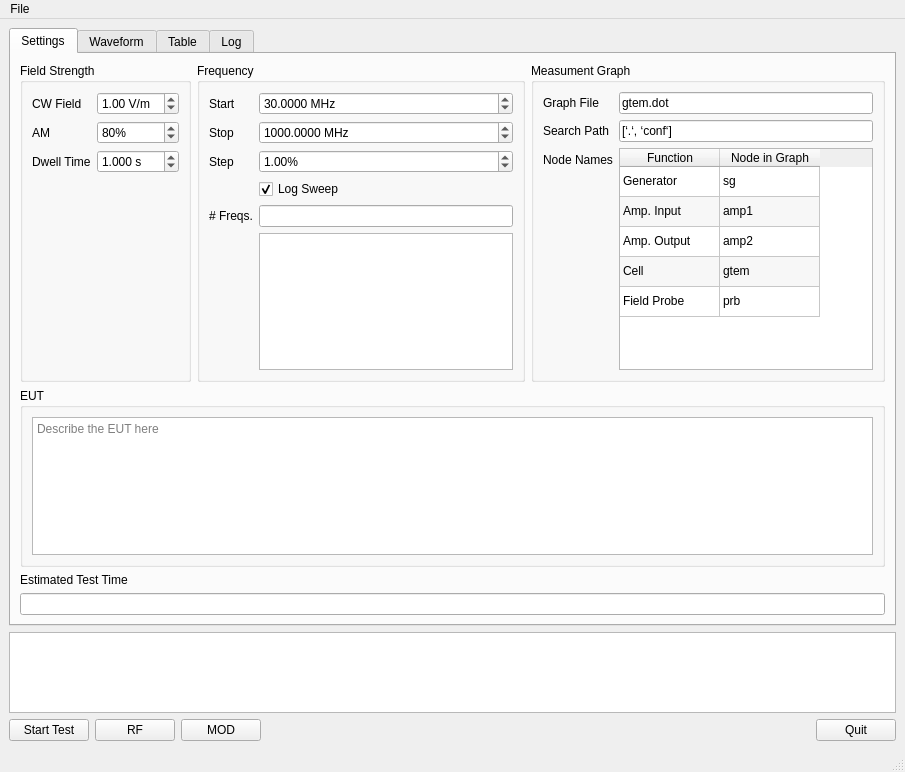
<?xml version="1.0" encoding="UTF-8"?>
<ui version="4.0">
 <class>MainWindow</class>
 <widget class="QMainWindow" name="MainWindow">
  <property name="geometry">
   <rect>
    <x>0</x>
    <y>0</y>
    <width>905</width>
    <height>772</height>
   </rect>
  </property>
  <property name="windowTitle">
   <string>MainWindow</string>
  </property>
  <widget class="QWidget" name="centralwidget">
   <layout class="QGridLayout" name="gridLayout_2">
    <item row="0" column="0">
     <layout class="QGridLayout" name="centralwidget_gridLayout">
      <item row="2" column="0">
       <layout class="QHBoxLayout" name="main_buttons_horizontalLayout">
        <item>
         <widget class="QPushButton" name="start_pause_pushButton">
          <property name="text">
           <string>Start Test</string>
          </property>
         </widget>
        </item>
        <item>
         <widget class="QPushButton" name="rf_pushButton">
          <property name="text">
           <string>RF</string>
          </property>
          <property name="checkable">
           <bool>true</bool>
          </property>
         </widget>
        </item>
        <item>
         <widget class="QPushButton" name="modulation_pushButton">
          <property name="text">
           <string>MOD</string>
          </property>
          <property name="checkable">
           <bool>true</bool>
          </property>
         </widget>
        </item>
        <item>
         <spacer name="main_buttons_horizontalSpacer">
          <property name="orientation">
           <enum>Qt::Orientation::Horizontal</enum>
          </property>
          <property name="sizeHint" stdset="0">
           <size>
            <width>40</width>
            <height>20</height>
           </size>
          </property>
         </spacer>
        </item>
        <item>
         <widget class="QPushButton" name="quit_pushButton">
          <property name="text">
           <string>Quit</string>
          </property>
         </widget>
        </item>
       </layout>
      </item>
      <item row="1" column="0">
       <widget class="QPlainTextEdit" name="permanent_log_plainTextEdit">
        <property name="acceptDrops">
         <bool>false</bool>
        </property>
        <property name="readOnly">
         <bool>true</bool>
        </property>
       </widget>
      </item>
      <item row="0" column="0">
       <widget class="QTabWidget" name="centralwidget_tabWidget">
        <property name="currentIndex">
         <number>0</number>
        </property>
        <widget class="QWidget" name="settings_tab">
         <attribute name="title">
          <string>Settings</string>
         </attribute>
         <layout class="QVBoxLayout" name="verticalLayout">
          <item>
           <layout class="QHBoxLayout" name="settings_tab_horizontalLayout">
            <item>
             <widget class="QGroupBox" name="field_strengh_groupBox">
              <property name="title">
               <string>Field Strength</string>
              </property>
              <layout class="QGridLayout" name="gridLayout_3">
               <item row="0" column="0">
                <layout class="QFormLayout" name="field_strength_formLayout">
                 <item row="0" column="0">
                  <widget class="QLabel" name="cw_label">
                   <property name="text">
                    <string>CW Field</string>
                   </property>
                   <property name="buddy">
                    <cstring>cw_doubleSpinBox</cstring>
                   </property>
                  </widget>
                 </item>
                 <item row="1" column="0">
                  <widget class="QLabel" name="am_label">
                   <property name="text">
                    <string>AM</string>
                   </property>
                   <property name="buddy">
                    <cstring>am_spinBox</cstring>
                   </property>
                  </widget>
                 </item>
                 <item row="1" column="1">
                  <widget class="QSpinBox" name="am_spinBox">
                   <property name="wrapping">
                    <bool>true</bool>
                   </property>
                   <property name="suffix">
                    <string>%</string>
                   </property>
                   <property name="maximum">
                    <number>100</number>
                   </property>
                   <property name="value">
                    <number>80</number>
                   </property>
                  </widget>
                 </item>
                 <item row="0" column="1">
                  <widget class="QDoubleSpinBox" name="cw_doubleSpinBox">
                   <property name="suffix">
                    <string> V/m</string>
                   </property>
                   <property name="value">
                    <double>1.000000000000000</double>
                   </property>
                  </widget>
                 </item>
                 <item row="2" column="0">
                  <widget class="QLabel" name="dwell_time_label">
                   <property name="text">
                    <string>Dwell Time</string>
                   </property>
                   <property name="buddy">
                    <cstring>dwell_time_doubleSpinBox</cstring>
                   </property>
                  </widget>
                 </item>
                 <item row="2" column="1">
                  <widget class="QDoubleSpinBox" name="dwell_time_doubleSpinBox">
                   <property name="suffix">
                    <string> s</string>
                   </property>
                   <property name="decimals">
                    <number>3</number>
                   </property>
                   <property name="maximum">
                    <double>999.999000000000024</double>
                   </property>
                   <property name="value">
                    <double>1.000000000000000</double>
                   </property>
                  </widget>
                 </item>
                </layout>
               </item>
              </layout>
             </widget>
            </item>
            <item>
             <widget class="QGroupBox" name="frequency_groupBox">
              <property name="title">
               <string>Frequency</string>
              </property>
              <layout class="QGridLayout" name="gridLayout_6">
               <item row="0" column="0">
                <layout class="QFormLayout" name="frequency_ormLayout">
                 <item row="0" column="0">
                  <widget class="QLabel" name="freq_start_label">
                   <property name="text">
                    <string>Start</string>
                   </property>
                   <property name="buddy">
                    <cstring>freq_start_doubleSpinBox</cstring>
                   </property>
                  </widget>
                 </item>
                 <item row="0" column="1">
                  <widget class="QDoubleSpinBox" name="freq_start_doubleSpinBox">
                   <property name="suffix">
                    <string> MHz</string>
                   </property>
                   <property name="decimals">
                    <number>4</number>
                   </property>
                   <property name="maximum">
                    <double>99999.999899999995250</double>
                   </property>
                   <property name="singleStep">
                    <double>1.000000000000000</double>
                   </property>
                   <property name="value">
                    <double>30.000000000000000</double>
                   </property>
                  </widget>
                 </item>
                 <item row="1" column="0">
                  <widget class="QLabel" name="freq_stop_label">
                   <property name="text">
                    <string>Stop</string>
                   </property>
                   <property name="buddy">
                    <cstring>freq_stop_doubleSpinBox</cstring>
                   </property>
                  </widget>
                 </item>
                 <item row="1" column="1">
                  <widget class="QDoubleSpinBox" name="freq_stop_doubleSpinBox">
                   <property name="suffix">
                    <string> MHz</string>
                   </property>
                   <property name="decimals">
                    <number>4</number>
                   </property>
                   <property name="maximum">
                    <double>99999.990000000005239</double>
                   </property>
                   <property name="value">
                    <double>1000.000000000000000</double>
                   </property>
                  </widget>
                 </item>
                 <item row="2" column="0">
                  <widget class="QLabel" name="freq_step_label">
                   <property name="text">
                    <string>Step</string>
                   </property>
                   <property name="buddy">
                    <cstring>freq_step_doubleSpinBox</cstring>
                   </property>
                  </widget>
                 </item>
                 <item row="2" column="1">
                  <widget class="QDoubleSpinBox" name="freq_step_doubleSpinBox">
                   <property name="suffix">
                    <string>%</string>
                   </property>
                   <property name="value">
                    <double>1.000000000000000</double>
                   </property>
                  </widget>
                 </item>
                 <item row="3" column="1">
                  <widget class="QCheckBox" name="log_sweep_checkBox">
                   <property name="text">
                    <string>Log Sweep</string>
                   </property>
                   <property name="checked">
                    <bool>true</bool>
                   </property>
                  </widget>
                 </item>
                 <item row="4" column="0">
                  <widget class="QLabel" name="nr_freqs_label">
                   <property name="text">
                    <string># Freqs.</string>
                   </property>
                  </widget>
                 </item>
                 <item row="4" column="1">
                  <widget class="QLineEdit" name="nr_freqs_lineEdit">
                   <property name="readOnly">
                    <bool>true</bool>
                   </property>
                  </widget>
                 </item>
                 <item row="5" column="1">
                  <widget class="QPlainTextEdit" name="freqs_plainTextEdit">
                   <property name="acceptDrops">
                    <bool>false</bool>
                   </property>
                   <property name="readOnly">
                    <bool>true</bool>
                   </property>
                  </widget>
                 </item>
                </layout>
               </item>
              </layout>
             </widget>
            </item>
            <item>
             <widget class="QGroupBox" name="settings_groupBox">
              <property name="title">
               <string>Measument Graph</string>
              </property>
              <layout class="QGridLayout" name="gridLayout_5">
               <item row="0" column="0">
                <layout class="QFormLayout" name="settings_formLayout">
                 <item row="1" column="0">
                  <widget class="QLabel" name="graph_file_label">
                   <property name="text">
                    <string>Graph File</string>
                   </property>
                   <property name="buddy">
                    <cstring>graph_file_lineEdit</cstring>
                   </property>
                  </widget>
                 </item>
                 <item row="1" column="1">
                  <widget class="QLineEdit" name="graph_file_lineEdit">
                   <property name="text">
                    <string>gtem.dot</string>
                   </property>
                   <property name="readOnly">
                    <bool>true</bool>
                   </property>
                  </widget>
                 </item>
                 <item row="2" column="0">
                  <widget class="QLabel" name="search_path_label">
                   <property name="text">
                    <string>Search Path</string>
                   </property>
                   <property name="buddy">
                    <cstring>search_path_lineEdit</cstring>
                   </property>
                  </widget>
                 </item>
                 <item row="2" column="1">
                  <widget class="QLineEdit" name="search_path_lineEdit">
                   <property name="text">
                    <string>[‘.‘, ‘conf‘]</string>
                   </property>
                   <property name="readOnly">
                    <bool>true</bool>
                   </property>
                  </widget>
                 </item>
                 <item row="3" column="0">
                  <widget class="QLabel" name="node_names_label">
                   <property name="text">
                    <string>Node Names</string>
                   </property>
                  </widget>
                 </item>
                 <item row="3" column="1">
                  <widget class="QTableWidget" name="node_names_tableWidget">
                   <property name="alternatingRowColors">
                    <bool>true</bool>
                   </property>
                   <property name="verticalScrollMode">
                    <enum>QAbstractItemView::ScrollMode::ScrollPerItem</enum>
                   </property>
                   <property name="rowCount">
                    <number>5</number>
                   </property>
                   <property name="columnCount">
                    <number>2</number>
                   </property>
                   <attribute name="verticalHeaderVisible">
                    <bool>false</bool>
                   </attribute>
                   <row/>
                   <row/>
                   <row/>
                   <row/>
                   <row/>
                   <column>
                    <property name="text">
                     <string>Function</string>
                    </property>
                   </column>
                   <column>
                    <property name="text">
                     <string>Node in Graph</string>
                    </property>
                   </column>
                   <item row="0" column="0">
                    <property name="text">
                     <string>Generator</string>
                    </property>
                    <property name="flags">
                     <set>ItemIsDragEnabled|ItemIsDropEnabled|ItemIsEnabled</set>
                    </property>
                   </item>
                   <item row="0" column="1">
                    <property name="text">
                     <string>sg</string>
                    </property>
                   </item>
                   <item row="1" column="0">
                    <property name="text">
                     <string>Amp. Input</string>
                    </property>
                    <property name="flags">
                     <set>ItemIsDragEnabled|ItemIsDropEnabled|ItemIsEnabled</set>
                    </property>
                   </item>
                   <item row="1" column="1">
                    <property name="text">
                     <string>amp1</string>
                    </property>
                   </item>
                   <item row="2" column="0">
                    <property name="text">
                     <string>Amp. Output</string>
                    </property>
                    <property name="flags">
                     <set>ItemIsDragEnabled|ItemIsDropEnabled|ItemIsEnabled</set>
                    </property>
                   </item>
                   <item row="2" column="1">
                    <property name="text">
                     <string>amp2</string>
                    </property>
                   </item>
                   <item row="3" column="0">
                    <property name="text">
                     <string>Cell</string>
                    </property>
                    <property name="flags">
                     <set>ItemIsDragEnabled|ItemIsDropEnabled|ItemIsEnabled</set>
                    </property>
                   </item>
                   <item row="3" column="1">
                    <property name="text">
                     <string>gtem</string>
                    </property>
                   </item>
                   <item row="4" column="0">
                    <property name="text">
                     <string>Field Probe</string>
                    </property>
                    <property name="flags">
                     <set>ItemIsDragEnabled|ItemIsDropEnabled|ItemIsEnabled</set>
                    </property>
                   </item>
                   <item row="4" column="1">
                    <property name="text">
                     <string>prb</string>
                    </property>
                   </item>
                  </widget>
                 </item>
                </layout>
               </item>
              </layout>
             </widget>
            </item>
           </layout>
          </item>
          <item>
           <widget class="QGroupBox" name="EUT_groupBox">
            <property name="title">
             <string>EUT</string>
            </property>
            <layout class="QVBoxLayout" name="verticalLayout_2">
             <item>
              <widget class="QPlainTextEdit" name="EUT_plainTextEdit">
               <property name="placeholderText">
                <string>Describe the EUT here</string>
               </property>
              </widget>
             </item>
            </layout>
           </widget>
          </item>
          <item>
           <widget class="QLabel" name="est_time_label">
            <property name="text">
             <string>Estimated Test Time</string>
            </property>
           </widget>
          </item>
          <item>
           <widget class="QLineEdit" name="est_time_lineEdit">
            <property name="readOnly">
             <bool>true</bool>
            </property>
           </widget>
          </item>
         </layout>
        </widget>
        <widget class="QWidget" name="waveform_tab">
         <attribute name="title">
          <string>Waveform</string>
         </attribute>
         <layout class="QGridLayout" name="gridLayout_7">
          <item row="0" column="0">
           <widget class="QScrollArea" name="waveform_scrollArea">
            <property name="widgetResizable">
             <bool>true</bool>
            </property>
            <widget class="QWidget" name="waveform_scrollAreaWidgetContents">
             <property name="geometry">
              <rect>
               <x>0</x>
               <y>0</y>
               <width>831</width>
               <height>488</height>
              </rect>
             </property>
            </widget>
           </widget>
          </item>
         </layout>
        </widget>
        <widget class="QWidget" name="table_tab">
         <attribute name="title">
          <string>Table</string>
         </attribute>
         <layout class="QGridLayout" name="gridLayout">
          <item row="0" column="0">
           <layout class="QGridLayout" name="gridLayout_8">
            <item row="0" column="1">
             <widget class="QWidget" name="widget" native="true">
              <layout class="QGridLayout" name="gridLayout_4">
               <item row="0" column="0" alignment="Qt::AlignmentFlag::AlignTop">
                <widget class="QPushButton" name="save_table_pushButton">
                 <property name="text">
                  <string>Save</string>
                 </property>
                </widget>
               </item>
               <item row="1" column="0">
                <widget class="QPushButton" name="clear_table_pushButton">
                 <property name="text">
                  <string>Clear</string>
                 </property>
                </widget>
               </item>
               <item row="2" column="0">
                <spacer name="verticalSpacer">
                 <property name="orientation">
                  <enum>Qt::Orientation::Vertical</enum>
                 </property>
                 <property name="sizeHint" stdset="0">
                  <size>
                   <width>20</width>
                   <height>40</height>
                  </size>
                 </property>
                </spacer>
               </item>
              </layout>
             </widget>
            </item>
            <item row="0" column="0">
             <widget class="QTableWidget" name="table_tableWidget">
              <column>
               <property name="text">
                <string>Time</string>
               </property>
              </column>
              <column>
               <property name="text">
                <string>Frequency [MHz]</string>
               </property>
              </column>
              <column>
               <property name="text">
                <string>CW E-Field [V/m]</string>
               </property>
              </column>
              <column>
               <property name="text">
                <string>Status</string>
               </property>
              </column>
             </widget>
            </item>
           </layout>
          </item>
         </layout>
        </widget>
        <widget class="QWidget" name="log_tab">
         <attribute name="title">
          <string>Log</string>
         </attribute>
         <layout class="QGridLayout" name="gridLayout_9">
          <item row="0" column="0">
           <widget class="QPlainTextEdit" name="logtab_log_plainTextEdit">
            <property name="readOnly">
             <bool>true</bool>
            </property>
           </widget>
          </item>
         </layout>
        </widget>
       </widget>
      </item>
     </layout>
    </item>
   </layout>
  </widget>
  <widget class="QMenuBar" name="menubar">
   <property name="geometry">
    <rect>
     <x>0</x>
     <y>0</y>
     <width>905</width>
     <height>37</height>
    </rect>
   </property>
   <widget class="QMenu" name="menuFile">
    <property name="title">
     <string>File</string>
    </property>
    <addaction name="actionAbout"/>
    <addaction name="actionLoad_Graph"/>
    <addaction name="separator"/>
    <addaction name="actionQuit"/>
   </widget>
   <addaction name="menuFile"/>
  </widget>
  <widget class="QStatusBar" name="statusbar"/>
  <action name="actionAbout">
   <property name="text">
    <string>About ...</string>
   </property>
  </action>
  <action name="actionQuit">
   <property name="icon">
    <iconset theme="QIcon::ThemeIcon::ApplicationExit"/>
   </property>
   <property name="text">
    <string>Quit</string>
   </property>
   <property name="shortcut">
    <string>Meta+Q</string>
   </property>
   <property name="menuRole">
    <enum>QAction::MenuRole::QuitRole</enum>
   </property>
  </action>
  <action name="actionLoad_Graph">
   <property name="text">
    <string>Load Graph ...</string>
   </property>
  </action>
 </widget>
 <tabstops>
  <tabstop>cw_doubleSpinBox</tabstop>
  <tabstop>am_spinBox</tabstop>
  <tabstop>dwell_time_doubleSpinBox</tabstop>
  <tabstop>freq_start_doubleSpinBox</tabstop>
  <tabstop>freq_stop_doubleSpinBox</tabstop>
  <tabstop>freq_step_doubleSpinBox</tabstop>
  <tabstop>log_sweep_checkBox</tabstop>
  <tabstop>EUT_plainTextEdit</tabstop>
  <tabstop>start_pause_pushButton</tabstop>
  <tabstop>rf_pushButton</tabstop>
  <tabstop>modulation_pushButton</tabstop>
  <tabstop>quit_pushButton</tabstop>
  <tabstop>graph_file_lineEdit</tabstop>
  <tabstop>search_path_lineEdit</tabstop>
  <tabstop>waveform_scrollArea</tabstop>
  <tabstop>table_tableWidget</tabstop>
  <tabstop>est_time_lineEdit</tabstop>
  <tabstop>logtab_log_plainTextEdit</tabstop>
  <tabstop>nr_freqs_lineEdit</tabstop>
  <tabstop>permanent_log_plainTextEdit</tabstop>
  <tabstop>node_names_tableWidget</tabstop>
  <tabstop>save_table_pushButton</tabstop>
  <tabstop>freqs_plainTextEdit</tabstop>
  <tabstop>clear_table_pushButton</tabstop>
  <tabstop>centralwidget_tabWidget</tabstop>
 </tabstops>
 <resources/>
 <connections>
  <connection>
   <sender>quit_pushButton</sender>
   <signal>clicked()</signal>
   <receiver>actionQuit</receiver>
   <slot>trigger()</slot>
   <hints>
    <hint type="sourcelabel">
     <x>966</x>
     <y>543</y>
    </hint>
    <hint type="destinationlabel">
     <x>-1</x>
     <y>-1</y>
    </hint>
   </hints>
  </connection>
  <connection>
   <sender>actionQuit</sender>
   <signal>triggered()</signal>
   <receiver>MainWindow</receiver>
   <slot>close()</slot>
   <hints>
    <hint type="sourcelabel">
     <x>-1</x>
     <y>-1</y>
    </hint>
    <hint type="destinationlabel">
     <x>503</x>
     <y>299</y>
    </hint>
   </hints>
  </connection>
  <connection>
   <sender>log_sweep_checkBox</sender>
   <signal>stateChanged(int)</signal>
   <receiver>MainWindow</receiver>
   <slot>update()</slot>
   <hints>
    <hint type="sourcelabel">
     <x>358</x>
     <y>220</y>
    </hint>
    <hint type="destinationlabel">
     <x>503</x>
     <y>299</y>
    </hint>
   </hints>
  </connection>
  <connection>
   <sender>freq_start_doubleSpinBox</sender>
   <signal>valueChanged(double)</signal>
   <receiver>MainWindow</receiver>
   <slot>update()</slot>
   <hints>
    <hint type="sourcelabel">
     <x>402</x>
     <y>131</y>
    </hint>
    <hint type="destinationlabel">
     <x>366</x>
     <y>-11</y>
    </hint>
   </hints>
  </connection>
  <connection>
   <sender>freq_stop_doubleSpinBox</sender>
   <signal>valueChanged(double)</signal>
   <receiver>MainWindow</receiver>
   <slot>update()</slot>
   <hints>
    <hint type="sourcelabel">
     <x>416</x>
     <y>163</y>
    </hint>
    <hint type="destinationlabel">
     <x>633</x>
     <y>-13</y>
    </hint>
   </hints>
  </connection>
  <connection>
   <sender>freq_step_doubleSpinBox</sender>
   <signal>valueChanged(double)</signal>
   <receiver>MainWindow</receiver>
   <slot>update()</slot>
   <hints>
    <hint type="sourcelabel">
     <x>331</x>
     <y>191</y>
    </hint>
    <hint type="destinationlabel">
     <x>297</x>
     <y>-5</y>
    </hint>
   </hints>
  </connection>
  <connection>
   <sender>dwell_time_doubleSpinBox</sender>
   <signal>valueChanged(double)</signal>
   <receiver>MainWindow</receiver>
   <slot>update()</slot>
   <hints>
    <hint type="sourcelabel">
     <x>813</x>
     <y>132</y>
    </hint>
    <hint type="destinationlabel">
     <x>733</x>
     <y>-7</y>
    </hint>
   </hints>
  </connection>
 </connections>
</ui>
